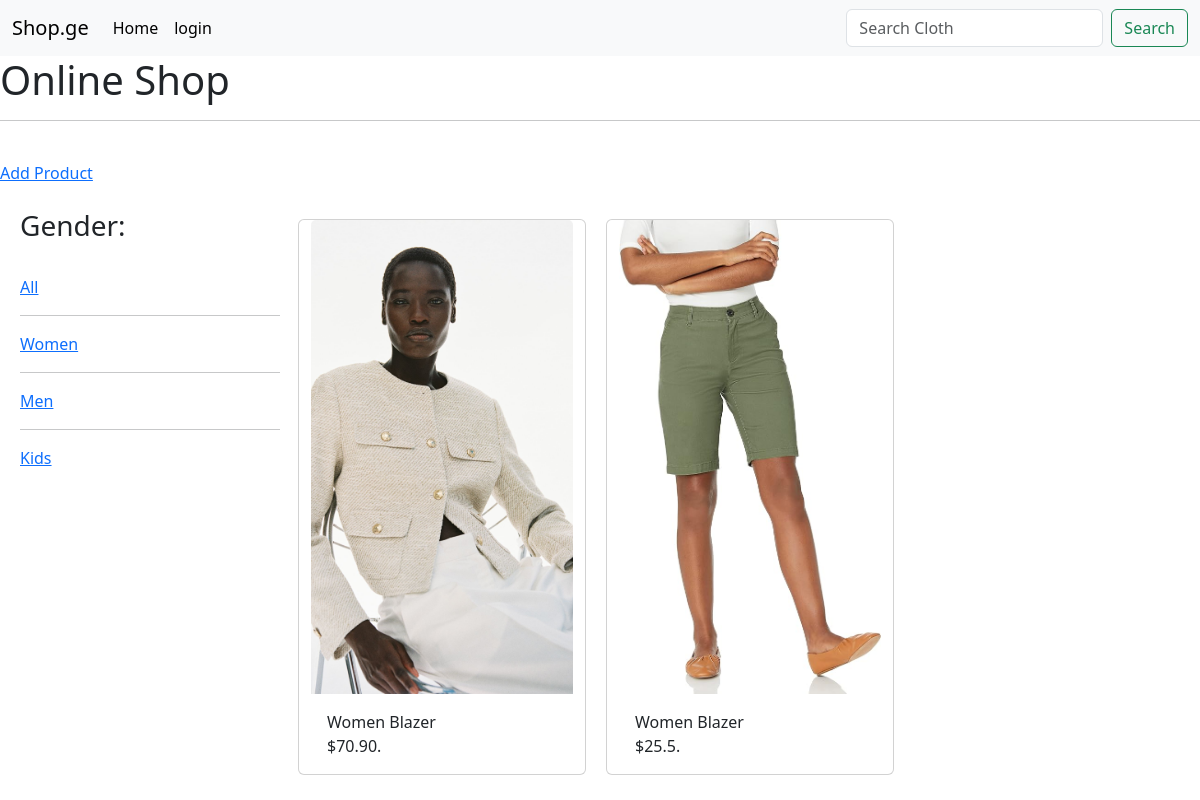
The page /?q=Women on the database as committed earlier.
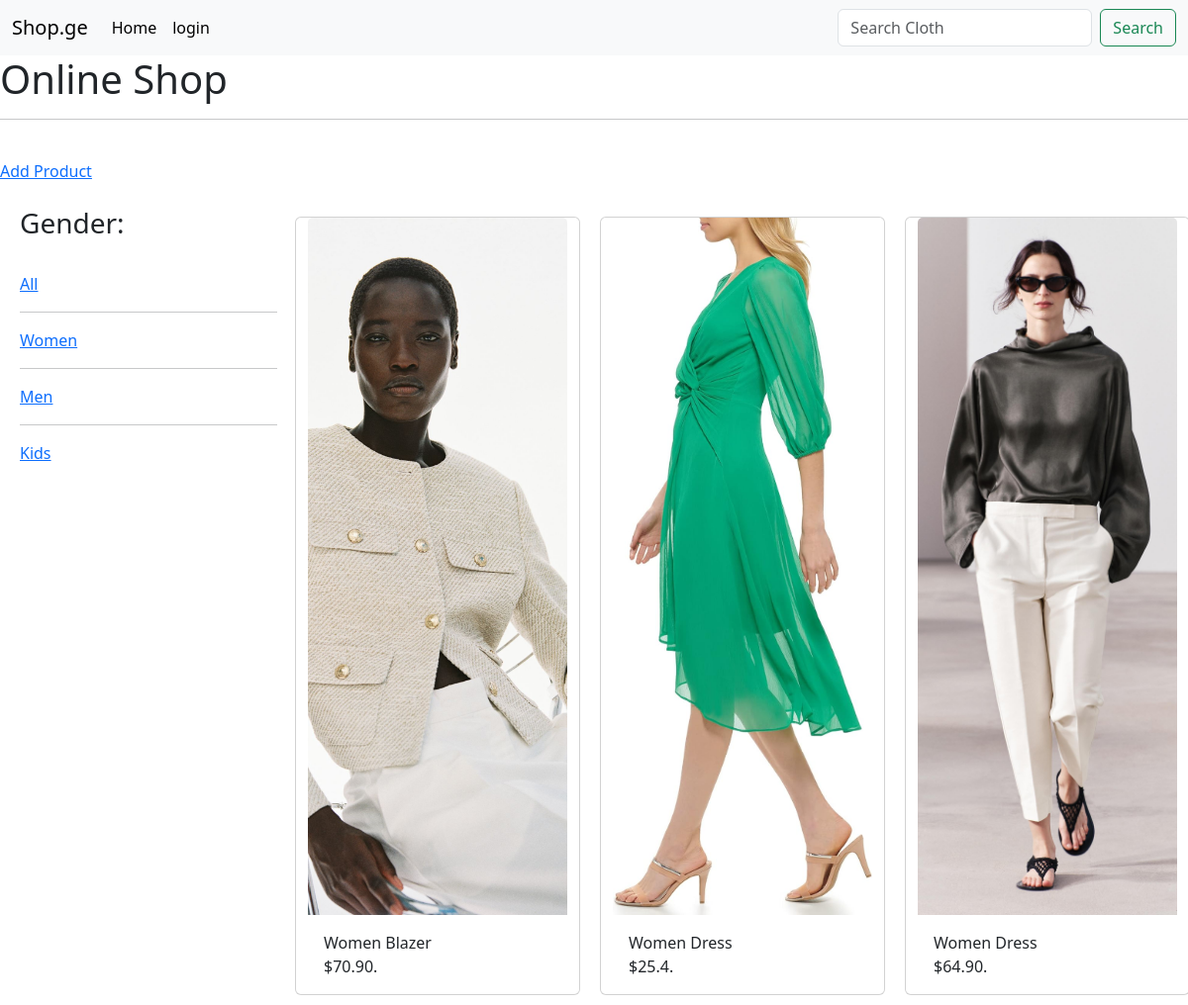
The same page on the database as committed later.
### new_shoop/models.py (models this page shows, shortened)
class Gender(models.Model):
     category = models.CharField(max_length=150)

class Products(models.Model):
    creator = models.ForeignKey('User', on_delete=models.SET("Unknown Creators")) #
    picture = models.ImageField(null=True, blank=True)
    category_name = models.CharField(max_length=150) #რა პროდუქტია
    category = models.ForeignKey(Categories, on_delete=models.CASCADE) #სქესი
    gender = models.ManyToManyField(Gender, related_name='products', blank=True) #products
    price = models.CharField(max_length=10)    #როცა რიცხვებზეა საუბარი რას ვირჩევ
    stock_quantity = models.CharField(max_length=10)
    description = models.TextField(max_length=500)
    file = models.FileField(null=True),
    created = models.DateTimeField(auto_now_add=True) #
    update = models.DateTimeField(auto_now=True) #
    class Meta:
        ordering = ["category_name"]

class Categories(models.Model):
    category = models.CharField(max_length=50) #სქესი
    category_name = models.CharField(max_length=150) #რა პროდუქტია
    def __str__(self):
        return self.category

### new_shoop/views.py (the view)
# urls.py: 2. Add a URL to urlpatterns:  path('', views.home, name='home')
def home(request):
    q = request.GET.get('q') if request.GET.get('q') is not None else ''
    products = Products.objects.filter(
        Q(description__icontains=q)
    ).distinct()    #Q(category_name__icontains=q) |Q(stock_quantity__icontains=q)
    gender = Gender.objects.all()
    context = {"products": products, 'gender': gender}
    return render(request, "new_shoop/home.html", context)

### new_shoop/templates/new_shoop/home.html (shortened to what this page needs)
{% extends 'main.html' %}
{% block content %}
    <!DOCTYPE html>
    <html lang="en">
        <head>
        </head>
        <body>
        <h1>Online Shop</h1>
        <hr>
         {% include 'new_shoop/product.html' %}
{% endblock %}

### new_shoop/templates/new_shoop/product.html (shortened to what this page needs)
<br>
    <a href="{%url 'add' %}"> Add Product</a>
<br><br>
<div class="home-container">
<div class="gender" style="margin: 0 20px">
    <h3>Gender:</h3>
    <br>
    <a href="{{request.path}}"> All</a>
    {% for gender in gender %}
    <hr>
        <a href="{{request.path}}?q={{ gender.category}}">{{ gender.category }}</a>
    {% endfor %}
</div>
<div>
<div class="row">
    {% for product in products %}
    <div class="card" style="width: 18rem; margin: 10px;">
          <img src="{{ product.picture.url }}" class="card-img-top" alt="{{ product.category.category_name }}"  style="height:100%; width:100%; object-fit:cover; ">
          <div class="card-body">
            <h7 class="card-title">{{ product.category }} </h7>
              <h7 class="card-title">{{ product.category.category_name }}
            <p class="card-text">{{ product.price }}.</p>
          </div>
    </div>
    {% endfor %}
    </div>
</div>
</div>

Rows that differ between the two databases and show on the page:
now on this page (row edited): Products: picture (picture), category "Women", category.category_name "Dress", price "$25.4"
changed Products (number 3 of 3 on the later page): picture: a different picture; category.category_name "Blazer" → "Dress"; price "$25.5" → "$64.90"
